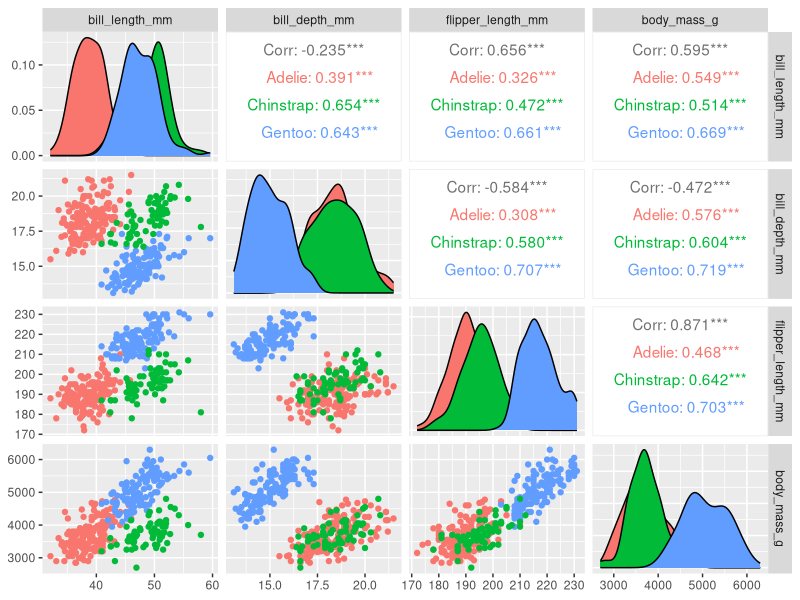
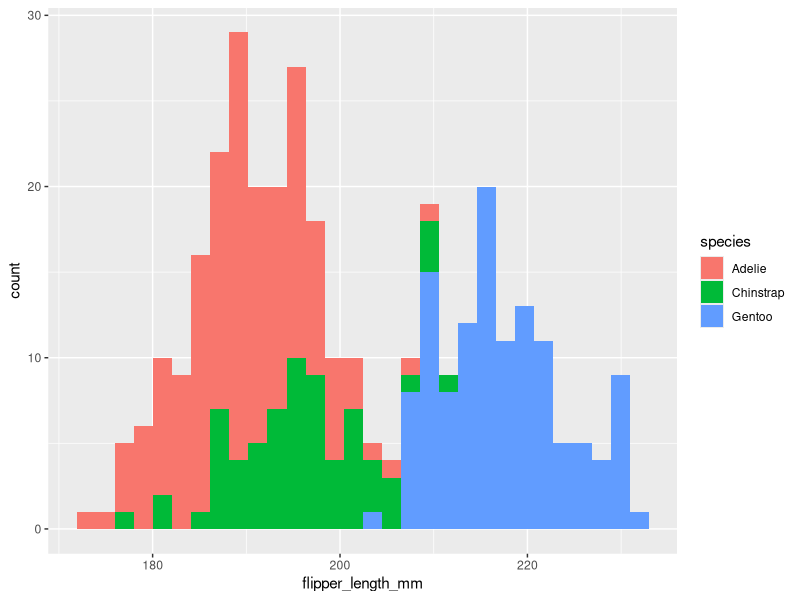

R code for these plots, in order:
## ---- chunk 1

# Load libraries ----
library (GGally)
library(skimr)
library(palmerpenguins)
library(tidyverse)

# Always look at it ----
# View (penguins)
penguins
# Check the column names ----
names(penguins)

# Check the dimensions of the df ----
dim(penguins)

# Get a summary of your df----
summary(penguins)

# Get a summary with {skimr} ----
skimr :: skim(penguins)

# head and tail ----
head(penguins)

tail(penguins)

head(penguins, n=3)

# pairsplot ----
GGally::ggpairs(penguins, column = 3:6, ggplot2:: aes( color = species))

# create a histogram of penguin flipper lengths
ggplot(data= penguins, aes(x = flipper_length_mm, fill = species)) +
 geom_histogram()
